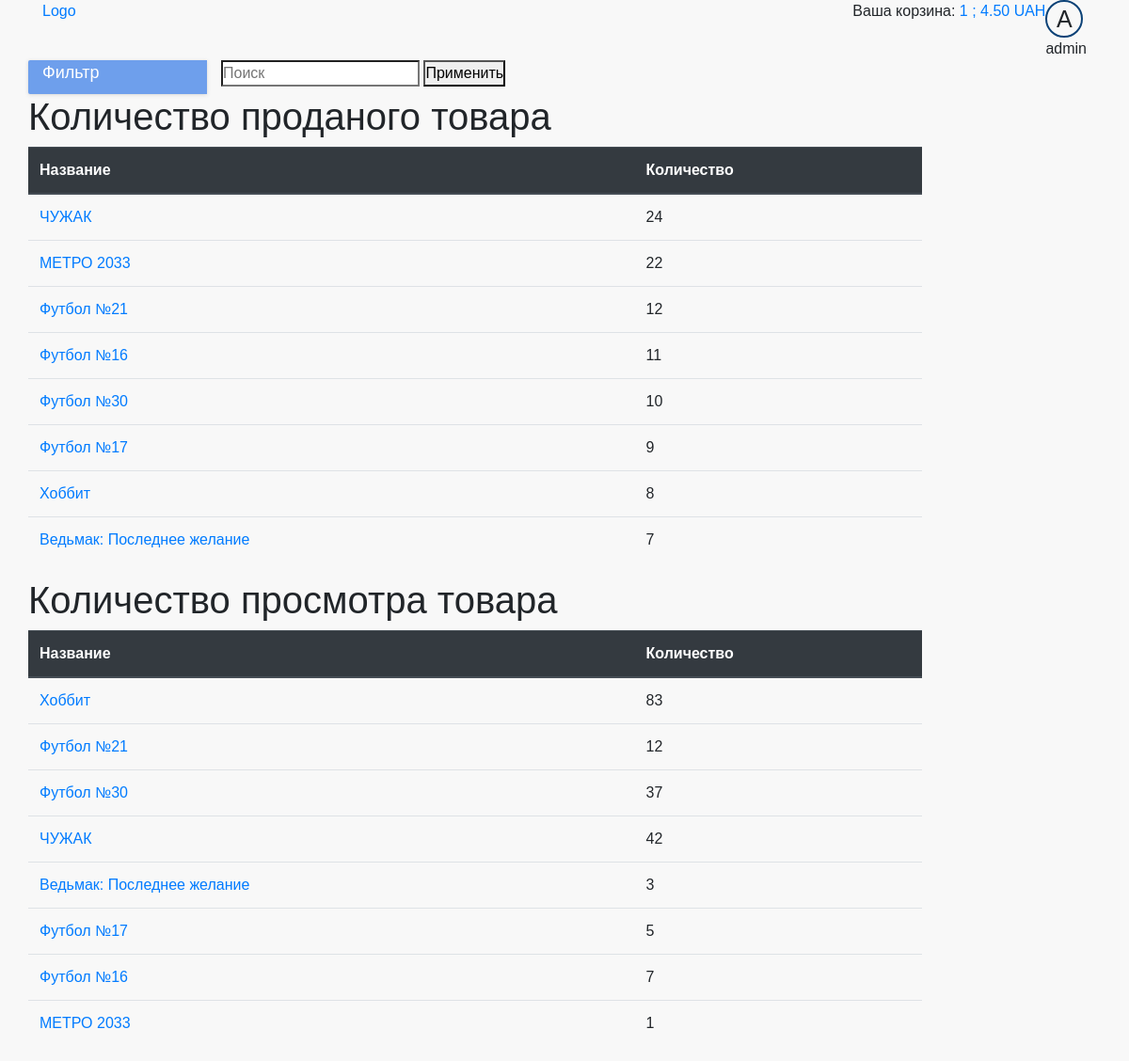
The page /dashboard/statistics/ (signed in) on the database as committed earlier.
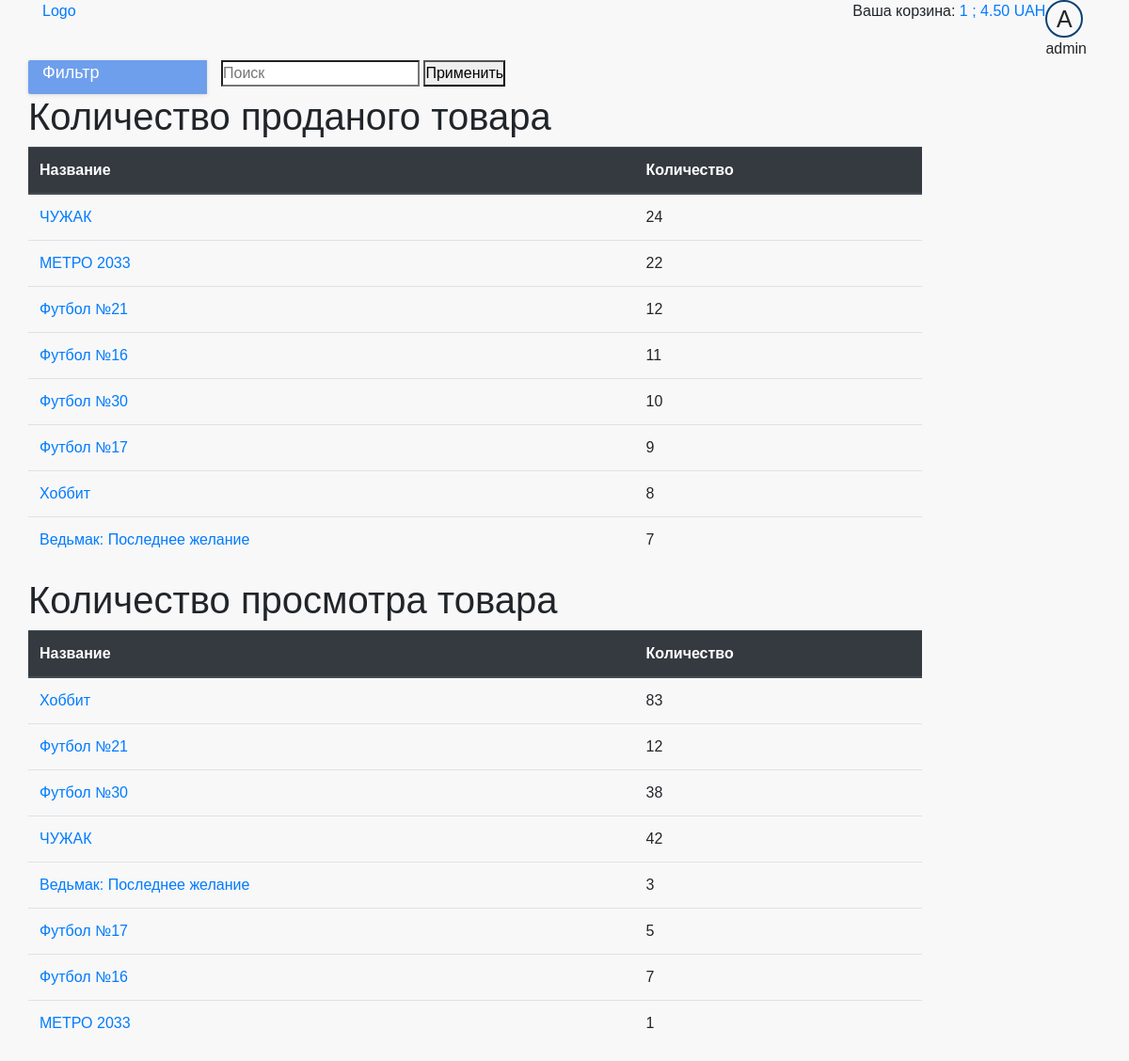
The same page on the database as committed later.
### dashboard/models.py (models this page shows)
class ViewStatistics(models.Model):
    product = models.ForeignKey(Product, on_delete=models.CASCADE, verbose_name='Товар', null=True)
    quantity = models.IntegerField(verbose_name='Количество просмотров', blank=True, null=True)

### store/models.py (models this page shows, shortened)
class Product(models.Model):
    category = models.ForeignKey(Category, on_delete=models.SET_NULL, null=True)
    name = models.CharField(max_length=100, verbose_name='Название', help_text="Enter book name.", blank=True)
    publisher = models.ForeignKey(Publisher, on_delete=models.SET_NULL, null=True)
    price = models.DecimalField(max_digits=10, verbose_name='Цена', decimal_places=2, help_text="Enter price book",
                                validators=[MinValueValidator(1)],
                                blank=True)
    Discounts = models.DecimalField(max_digits=10, verbose_name='Скидка', decimal_places=2, help_text="Enter discounts",
                                    validators=[MinValueValidator(0)],
                                    blank=True)
    image = models.ImageField(upload_to='images/products/', verbose_name='Изображение', blank=True, null=True)
    slug = models.SlugField(max_length=100)
    def __str__(self):
        return self.name
    class Meta:
        ordering = ['-id']
    def get_absolute_url(self):
        if self.category.name == 'Книги':
            return reverse('store:book_detail', kwargs={'slug': self.slug})
        else:
            return reverse('store:magazine_detail', kwargs={'slug': self.slug})
    def get_discount(self):
        category_discount = self.category.categorydiscount_set.get(category=self.category)
        if category_discount.active:
            if category_discount.discount > self.Discounts:
                return category_discount.discount
            else:
                return self.Discounts
        else:
            return self.Discounts
    def get_discounted_price(self):
        discount = self.get_discount()
        if discount > 0:
            price = self.price - (self.price * (discount / 100))
            return round(price, 2)
        if discount == 0:
            return self.price

### dashboard/views.py (the view)
# urls.py: urlpatterns = [path('statistics/', views.StatisticsView.as_view(), name='store_statistics'),
class StatisticsView(PermissionRequiredMixin, View):
    permission_required = PERMISSION_ON_SITE['moderator']
    def get(self, request):
        return render(request, 'dashboard/statistics_detail.html',
                      context={'get_quantity_of_product_sold': get_quantity_of_product_sold(),
                               'get_views_product_statistics': ViewStatistics.objects.all()})

### cart/cart.py (called while the page is built)
    def __len__(self):
        return self.cart.__len__()

    def get_total_price(self):
        return self.cart.get_total_price()

### cart/cart_in_model.py (called while the page is built)
    def __len__(self):
        quantity = Cart.objects.filter(user=self.user).aggregate(Sum('quantity'))
        return quantity['quantity__sum']

    def get_total_price(self):
        return sum((item.product.get_discounted_price() * item.quantity for item in
                    Cart.objects.filter(user=self.user)))

### cart/context_processors.py (called while the page is built)
def cart(request):
    return {'cart_info': CartManager(request)}

### dashboard/templates/dashboard/statistics_detail.html
{% extends 'base_generic.html' %}
{% block content%}
    <h1>Количество проданого товара</h1>
    <table class="table">
     <thead class="thead-dark">
        <tr>
          <th scope="col">Название</th>
          <th scope="col">Количество</th>
        </tr>
        </thead>
    <tbody>
     {% for product, quantity in get_quantity_of_product_sold.items %}
      <tr>
      <td><a href="{{ product.get_absolute_url }}">{{ product }}</a></td>
      <td>{{ quantity }}</td>
      </tr>
    {% endfor %}
    </tbody>
  </table>
      <h1>Количество просмотра товара</h1>
    <table class="table">
     <thead class="thead-dark">
        <tr>
          <th scope="col">Название</th>
          <th scope="col">Количество</th>
        </tr>
        </thead>
    <tbody>
     {% for item in get_views_product_statistics %}
      <tr>
      <td><a href="{{ item.product.get_absolute_url }}">{{ item.product }}</a></td>
      <td>{{ item.quantity }}</td>
      </tr>
    {% endfor %}
    </tbody>
  </table>
{% endblock %}

Rows that differ between the two databases and show on the page:
changed ViewStatistics "Футбол №30": quantity "37" → "38"
